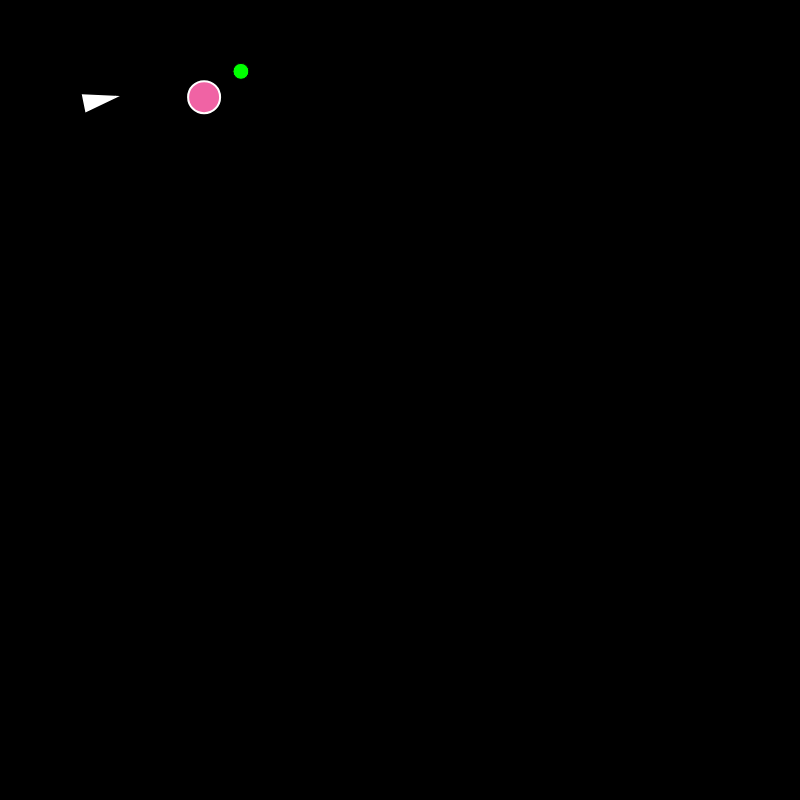
Frame 1 (no input)
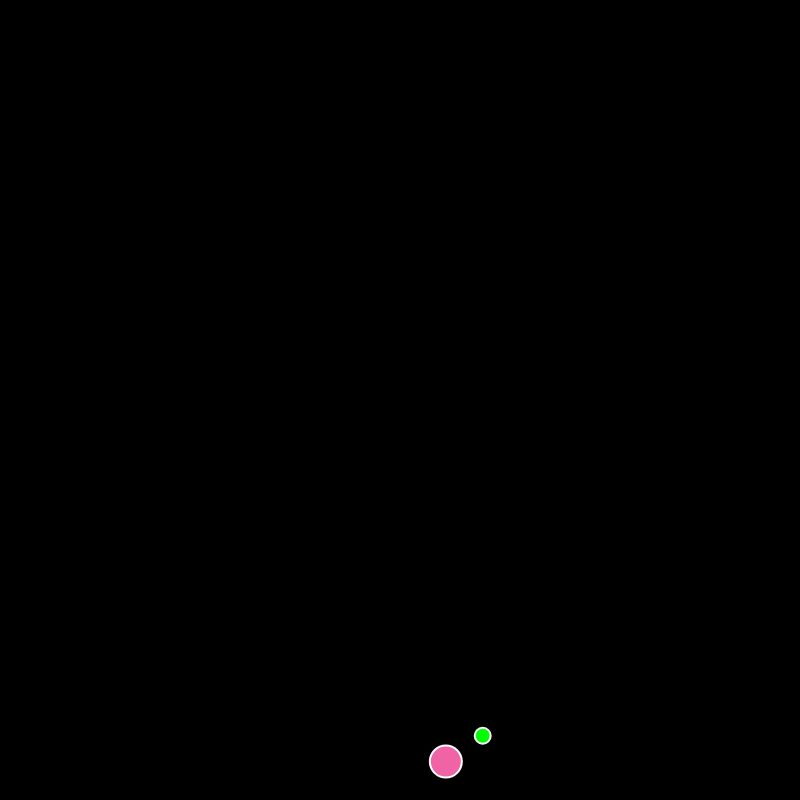
Frame 60 (no input)
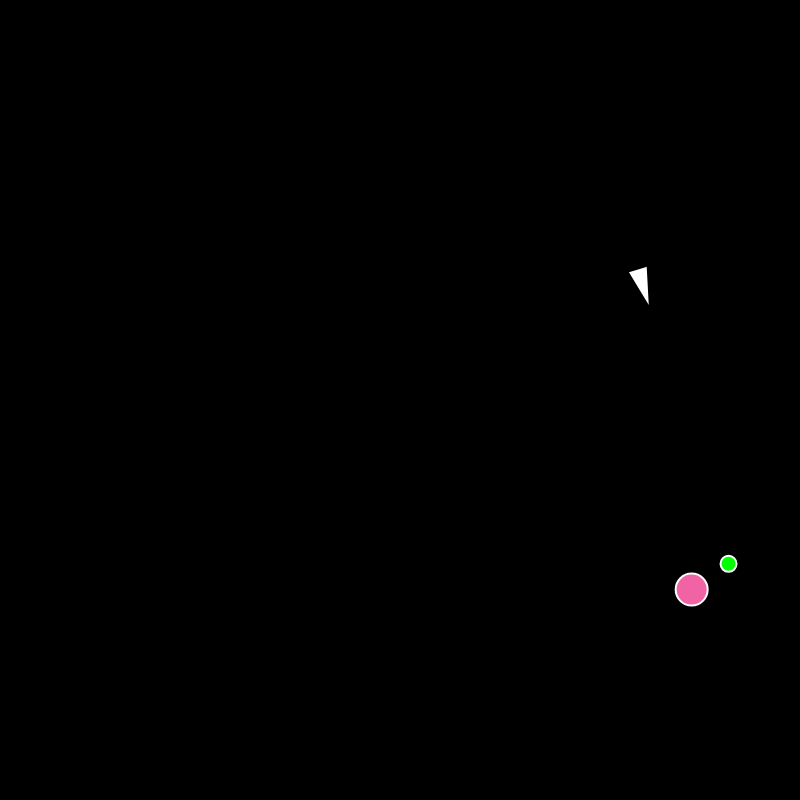
Frame 120 (the mouse pressed at the canvas centre since frame 60)

The p5.js sketch that drew these frames (run headless with seeded random() and noise() and a simulated clock; from frame 60 on, the mouse is pressed at the canvas centre):

// p5.js sketch
// ── sketch.js
// More Steering Behaviors! (Pursue)
// The Nature of Code
// The Coding Train / Daniel Shiffman
// https://youtu.be/
// https://thecodingtrain.com/learning/nature-of-code/5.3-flee-pursue-evade.html

// Flee: https://editor.p5js.org/codingtrain/sketches/v-VoQtETO
// Pursue: https://editor.p5js.org/codingtrain/sketches/Lx3PJMq4m
// Evade: https://editor.p5js.org/codingtrain/sketches/X3ph02Byx
// Pursue Bouncing Ball: https://editor.p5js.org/codingtrain/sketches/itlyDq3ZB
// Pursue Wander: https://editor.p5js.org/codingtrain/sketches/EEnmY04lt
// Pursue Slider Prediction: https://editor.p5js.org/codingtrain/sketches/l7MgPpTUB

let pursuer;
let target;

function setup() {
  createCanvas(800, 800);
  pursuer = new Vehicle(100, 100);
  target = new Target(200, 100);
}

function draw() {
  background(0);

  let steering = pursuer.pursue(target);
  pursuer.applyForce(steering);

  let d = p5.Vector.dist(pursuer.pos, target.pos);
  if (d < pursuer.r + target.r) {
    target = new Target(random(width), random(height));
    pursuer.pos.set(width / 2, height / 2);
  }

  pursuer.update();
  pursuer.show();

  target.edges();
  target.update();
  target.show();
}

// ── vehicle.js
// More Steering Behaviors! (Pursue)
// The Nature of Code
// The Coding Train / Daniel Shiffman
// https://youtu.be/
// https://thecodingtrain.com/learning/nature-of-code/5.3-flee-pursue-evade.html

// Flee: https://editor.p5js.org/codingtrain/sketches/v-VoQtETO
// Pursue: https://editor.p5js.org/codingtrain/sketches/Lx3PJMq4m
// Evade: https://editor.p5js.org/codingtrain/sketches/X3ph02Byx
// Pursue Bouncing Ball: https://editor.p5js.org/codingtrain/sketches/itlyDq3ZB
// Pursue Wander: https://editor.p5js.org/codingtrain/sketches/EEnmY04lt
// Pursue Slider Prediction: https://editor.p5js.org/codingtrain/sketches/l7MgPpTUB

class Vehicle {
  constructor(x, y) {
    this.pos = createVector(x, y);
    this.vel = createVector(0, 0);
    this.acc = createVector(0, 0);
    this.maxSpeed = 10;
    this.maxForce = 0.25;
    this.r = 16;
  }

  evade(vehicle) {
    let pursuit = this.pursue(vehicle);
    pursuit.mult(-1);
    return pursuit;
  }

  pursue(vehicle) {
    let target = vehicle.pos.copy();
    let prediction = vehicle.vel.copy();
    prediction.mult(10);
    target.add(prediction);
    fill(0, 255, 0);
    circle(target.x, target.y, 16);
    return this.seek(target);
  }

  flee(target) {
    return this.seek(target).mult(-1);
  }

  seek(target) {
    let force = p5.Vector.sub(target, this.pos);
    force.setMag(this.maxSpeed);
    force.sub(this.vel);
    force.limit(this.maxForce);
    return force;
  }

  applyForce(force) {
    this.acc.add(force);
  }

  update() {
    this.vel.add(this.acc);
    this.vel.limit(this.maxSpeed);
    this.pos.add(this.vel);
    this.acc.set(0, 0);
  }

  show() {
    stroke(255);
    strokeWeight(2);
    fill(255);
    push();
    translate(this.pos.x, this.pos.y);
    rotate(this.vel.heading());
    triangle(-this.r, -this.r / 2, -this.r, this.r / 2, this.r, 0);
    pop();
  }

  edges() {
    if (this.pos.x > width + this.r) {
      this.pos.x = -this.r;
    } else if (this.pos.x < -this.r) {
      this.pos.x = width + this.r;
    }
    if (this.pos.y > height + this.r) {
      this.pos.y = -this.r;
    } else if (this.pos.y < -this.r) {
      this.pos.y = height + this.r;
    }
  }
}

class Target extends Vehicle {
  constructor(x, y) {
    super(x, y);
    this.vel = p5.Vector.random2D();
    this.vel.mult(5);
  }

  show() {
    stroke(255);
    strokeWeight(2);
    fill("#F063A4");
    push();
    translate(this.pos.x, this.pos.y);
    circle(0, 0, this.r * 2);
    pop();
  }
}
